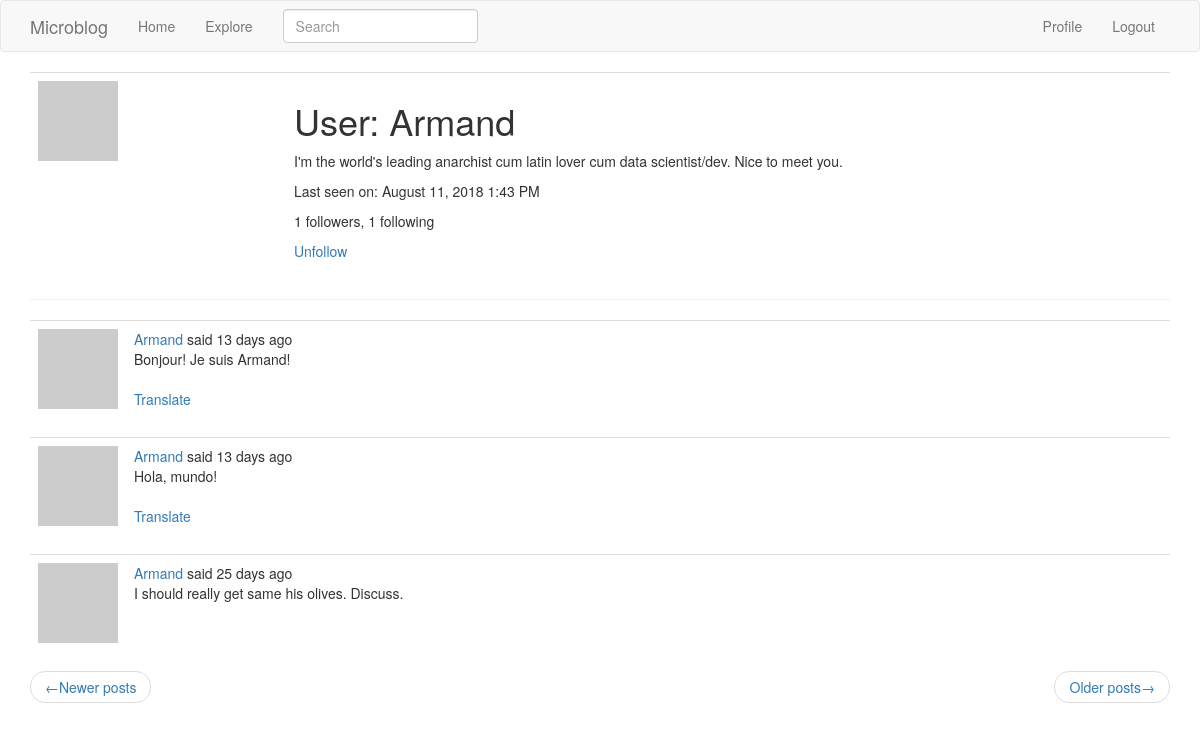
/user/armand?page=2 (signed in), run on the app's committed database.
### app/models.py (models this page shows, shortened)
class User(UserMixin, db.Model):
    id = db.Column(db.Integer, primary_key=True)
    username = db.Column(db.String(64), index=True, unique=True)
    email = db.Column(db.String(120), index=True, unique=True)
    password_hash = db.Column(db.String(128))
    posts = db.relationship('Post', backref='author', lazy='dynamic')
    def avatar(self, size):
        digest = md5(self.email.lower().encode('utf-8')).hexdigest()
        return 'https://www.gravatar.com/avatar/{}?d=identicon&s={}'.format(digest, size)
    about_me = db.Column(db.String(140))
    last_seen = db.Column(db.DateTime, default=datetime.utcnow)
    followed = db.relationship(
        'User', secondary=followers,
        primaryjoin=(followers.c.follower_id == id),
        secondaryjoin=(followers.c.followed_id == id),
        backref=db.backref('followers', lazy='dynamic'), lazy='dynamic')
    def is_following(self, user):
        return self.followed.filter(followers.c.followed_id == user.id).count() > 0

class SearchableMixin(object):
    @classmethod
    def before_commit(cls, session):
        session._changes = {
            'add': list(session.new),
            'update': list(session.dirty),
            'delete': list(session.deleted)
        }
    @classmethod
    def after_commit(cls, session):
        for obj in session._changes['add']:
            if isinstance(obj, SearchableMixin):
                add_to_index(obj.__tablename__, obj)
        for obj in session._changes['update']:
            if isinstance(obj, SearchableMixin):
                add_to_index(obj.__tablename__, obj)
        for obj in session._changes['delete']:
            if isinstance(obj, SearchableMixin):
                remove_from_index(obj.__tablename__, obj)
        session._changes = None

class Post(SearchableMixin, db.Model):
    __searchable__=['body']
    id = db.Column(db.Integer, primary_key=True)
    body = db.Column(db.String(140))
    timestamp = db.Column(db.DateTime, index=True, default=datetime.utcnow)
    user_id = db.Column(db.Integer, db.ForeignKey('user.id'))
    language = db.Column(db.String(5))

### app/main/routes.py (the view)
@bp.route('/user/<username>')
@login_required
def user(username):
    user = User.query.filter_by(username=username).first_or_404()
    page = request.args.get('page', 1, type=int)
    posts = user.posts.order_by(Post.timestamp.desc()).paginate(
        page, current_app.config['POSTS_PER_PAGE'], False)
    next_url = url_for('main.user', username=user.username, page=posts.next_num) \
        if posts.has_next else None
    prev_url = url_for('main.user', username=user.username, page=posts.prev_num) \
        if posts.has_prev else None
    return render_template('user.html', user=user, posts=posts.items,
                            next_url=next_url, prev_url=prev_url)

### app/main/forms.py
class SearchForm(FlaskForm):
    q = StringField(_l('Search'), validators=[DataRequired()])
    def __init__(self, *args, **kwargs):
        if 'formdata' not in kwargs:
            kwargs['formdata'] = request.args
        if 'csrf_enabled' not in kwargs:
            kwargs['csrf_enabled'] = False
        super(SearchForm, self).__init__(*args, **kwargs)

### app/main/routes.py (called while the page is built)
@bp.before_app_request
def before_request():
    if current_user.is_authenticated:
        current_user.last_seen = datetime.utcnow()
        db.session.commit()
        g.search_form = SearchForm()
    g.locale = str(get_locale())

### app/models.py (called while the page is built)
@login.user_loader
def load_user(id):
    return User.query.get(int(id))

### app/templates/user.html
{% extends "base.html" %}
{% block app_content %}
    <table class="table table-hover">
    <tr>
        <td width="256px"><img src="{{ user.avatar(256) }}"></td>
        <td>
            <h1>{{ _('User') }}: {{ user.username.capitalize() }}</h1>
            {% if user.about_me %}<p>{{ user.about_me }}</p>{% endif %}
            {% if user.last_seen %}<p>{{ _('Last seen on') }}: {{ moment(user.last_seen).format('LLL') }}</p>{% endif %}
            <p>{{ _('%(count)d followers', count=user.followers.count()) }}, {{ _('%(count)d following', count=user.followed.count()) }}</p>
            {% if user == current_user %}
            <p><a href="{{ url_for('main.edit_profile') }}">{{ _('Edit your profile') }}</a></p>
            {% elif not current_user.is_following(user) %}
            <p><a href="{{ url_for('main.follow', username=user.username) }}">{{ _('Follow') }}</a></p>
            {% else %}
            <p><a href="{{ url_for('main.unfollow', username=user.username) }}">{{ _('Unfollow') }}</a></p>
            {% endif %}
        </td>
        </tr>
    </table>
    <hr>
    {% for post in posts %}
        {% include '_post.html' %}
    {% endfor %}
    <nav aria-label="...">
        <ul class="pager">
            <li class="previous{% if not prev_url %} disabled{% endif %}">
                <a href="{{ prev_url or '#' }}">
                    <span aria-hidden="true">&larr;</span>{{ _('Newer posts') }}</a>
            </li>
            <li class="next{% if not next_url %} disabled{% endif %}">
                <a href="{{ next_url or '#' }}">{{ _('Older posts') }}<span aria-hidden="true">&rarr;</span>
                </a>
            </li>
        </ul>
    </nav>
{% endblock %}

### app/templates/_post.html (shortened to what this page needs)
<table class="table table-hover">
    <tr>
        <td width="70px">
            <a href="{{ url_for('main.user', username=post.author.username) }}">
                <img src="{{ post.author.avatar(70) }}" />
            </a>
        </td>
        <td>
            {{ _('%(username)s said %(when)s', username=user_link, when=moment(post.timestamp).fromNow()) }}
            <br>
            <span id="post{{ post.id }}">{{ post.body }}</span>
            {% if post.language and post.language != g.locale %}
            <br><br>
            <span id="translation{{ post.id }}">
                <a href="javascript:translate(
                        '#post{{ post.id }}',
                        '#translation{{ post.id }}',
                        '{{ post.language }}',
                        '{{ g.locale }}');">{{ _('Translate') }}</a>
            </span>
            {% endif %}
        </td>
    </tr>
</table>

### data on the page
User: username "Armand", about_me "I'm the world's leading anarchist cum latin lover cum data scientist/dev. Nice to meet you.", last_seen "August 11, 2018 1:43 PM"
Post: body "Bonjour! Je suis Armand!"
Post: body "Hola, mundo!"
Post: body "I should really get same his olives. Discuss."
